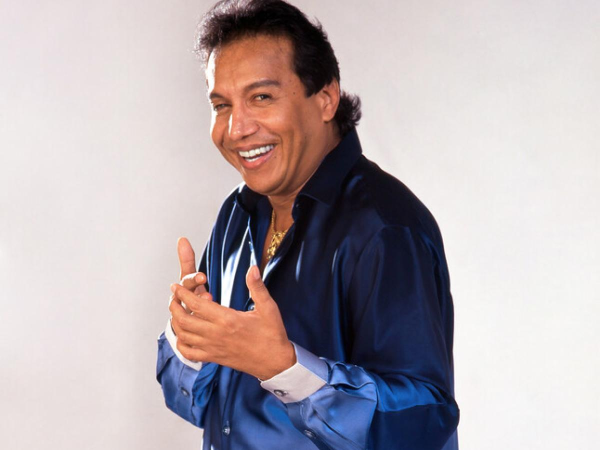
#> input picture script/diome.jpg, 1200 x 900 px (shown at 1/2 size)
$ jupyter execute test.ipynb
#> lines starting #> are read from the running program, lines starting #| are printed output that depends on the picture; after the words box and inside, x2 and y2 are one past the last pixel; in counts of white or black regions, pixels touching at a corner belong together
[cell 1]
import numpy as np
import matplotlib.pyplot as plt
import cv2

[cell 2]
def binary_thresholding(img, threshold,inv = False):
    if inv:
        ret, img = cv2.threshold(img, threshold, 255, cv2.THRESH_BINARY_INV)
    else:
        ret, img = cv2.threshold(img, threshold, 255, cv2.THRESH_BINARY)

    return img


def resize_image(img, scale_percent):

    width = int(img.shape[1] * scale_percent / 100)
    height = int(img.shape[0] * scale_percent / 100)

    dim = (width, height)

    resized = cv2.resize(img, dim)
    return resized

[cell 3]
path = 'diome.jpg'

img = cv2.imread(path,2)
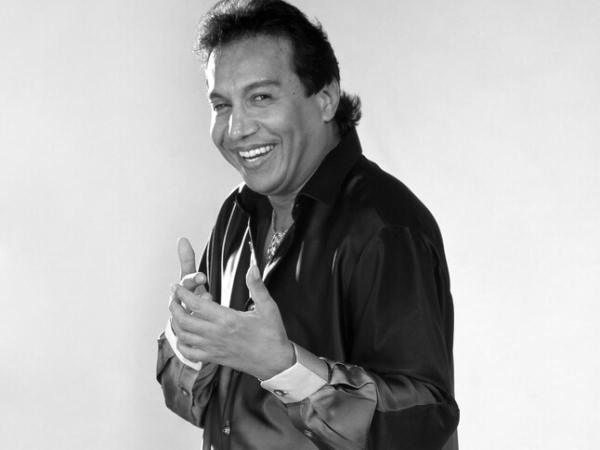
#> img: shape (900, 1200) (shown at 1/2 size); min 0, max 255, mean 175.6
#img = cv2.cvtColor(img, cv2.COLOR_BGR2RGB)

result = binary_thresholding(img, 130, inv = False)
#> in binary_thresholding, `ret, img = cv2.threshold(img, threshold, 255, cv2.THRESH_BINARY)`:
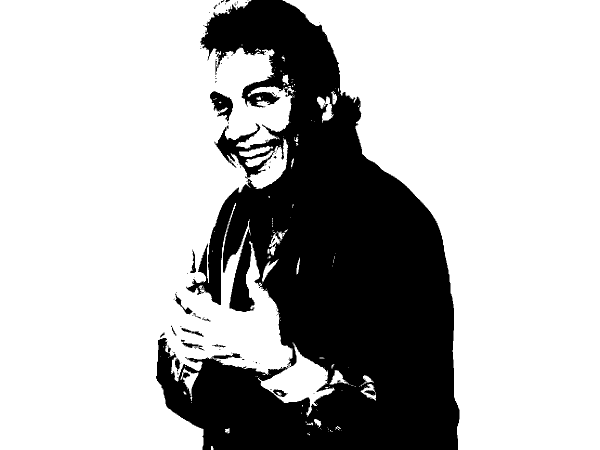
#> img: shape (900, 1200) (shown at 1/2 size); 72.4% white; 108 black regions (88 under 20 px), largest, box (x1, y1, x2, y2) and area: (312, 0, 919, 900) 294604, (420, 182, 466, 243) 1462, (422, 706, 484, 718) 355
#> in binary_thresholding, `ret, img = cv2.threshold(img, threshold, 255, cv2.THRESH_BINARY)`: ret = 130
result = resize_image(result, 10)
#> in resize_image, `resized = cv2.resize(img, dim)`:
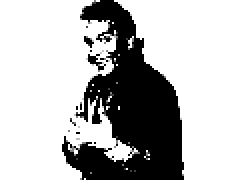
#> resized: shape (90, 120) (shown 2 times larger); min 0, max 255, mean 185.1

#mostrar imagen
plt.imshow(result, cmap='gray')

[cell 4]
#muestra el tamao de la imagen
print(result.shape)
#| (90, 120)

[cell 5]
binary_matrix = result/255
print(binary_matrix)
#> (printed output is left out)
